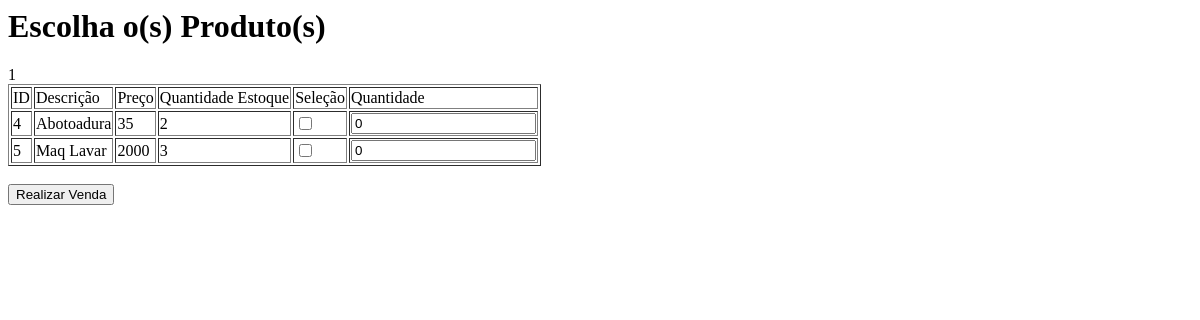
The app's page /tbVenda/formEscolheProduto.php, older data.
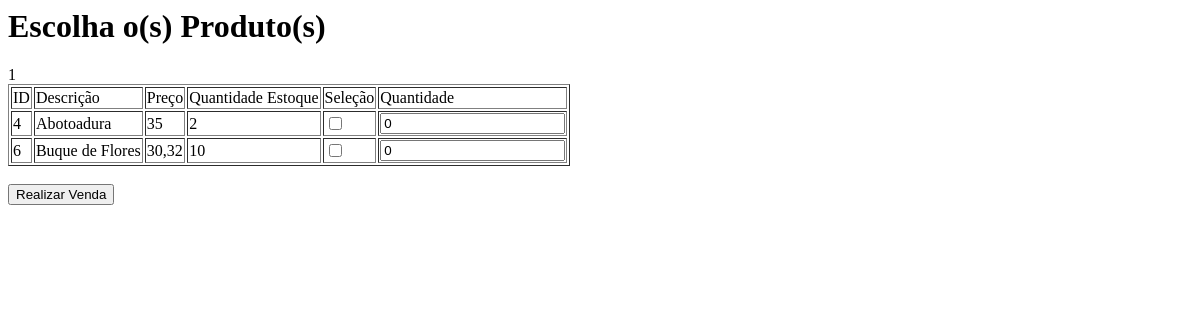
The same page, newer data.
### tables this page shows
CREATE TABLE `tbproduto` (
  `idProduto` int(6) NOT NULL AUTO_INCREMENT,
  `descricao` varchar(100) NOT NULL,
  `preco` varchar(6) NOT NULL,
  `qtdestoque` varchar(6) NOT NULL,
  PRIMARY KEY (`idProduto`)
);

### conexao.php (called while the page is built)
<?php
class Conexao{
    static function conectar(){
        $host="localhost";
        $user="root";
        $password="";
        $banco="dbMimo";
        $con=mysqli_connect($host,$user,$password,$banco);
        return $con;
   }
}
?>

### tbVenda/crudVenda.php (called while the page is built, shortened)
<?php
    require_once '../conexao.php';
    class CrudV{
    private $con;
    function __construct(){
        $this->con=Conexao::conectar();
    }
    function inserir(){
        $sql = "insert into tbVenda (dtVenda,cartaoBand,cartaoNum,idCliente) values ('".$_REQUEST["dtVenda"]."','".$_REQUEST["cartaoBand"]."','".$_REQUEST["cartaoNum"]."','".$_REQUEST["idCliente"]."')";
        if (mysqli_query($this->con, $sql)) {
            $last_id = mysqli_insert_id($this->con);
            return $last_id;
        } else {
            echo "Error: " . $sql . "<br>" . mysqli_error($this->con);
        }
    }
}
?>

### tbProduto/crudPro.php (called while the page is built, shortened)
<?php
require_once '../conexao.php';
class CrudP{
   private $con;
   function __construct(){
       $this->con=Conexao::conectar();
   }
   function listar(){
       $sql="select * from tbproduto";
       $query=mysqli_query($this->con, $sql);
       return $query;
   }
}

### tbVenda/formEscolheProduto.php (the view, shortened to what this page needs)
<html>
    <head>
    </head>
    <body>
        <h1> Escolha o(s) Produto(s)</h1>
        <?php
            require "crudVenda.php";
            $vend = new CrudV();
            $idVenda =$vend->inserir();
            echo $idVenda;
            require_once '../tbProduto/crudPro.php';
            $obj=new CrudP();
            $query=$obj->listar();
            echo "<form action='crudVenda.php' method='post'  enctype='multipart/form-data'>";
                echo "<table border=1>";
                echo "<tr>
                        <td>ID</td>
                        <td>Descrição</td>
                        <td>Preço</td>
                        <td>Quantidade Estoque</td>
                        <td>Seleção</td>
                        <td>Quantidade</td>
                    </tr>";
                echo "<tr>";
                $pos=0;
                while($array=mysqli_fetch_object($query)){
                    echo "<td>".$array->idProduto."</td>";
                    echo "<td>".$array->descricao."</td>";
                    echo "<td>".$array->preco."</td>";
                    echo "<td>".$array->qtdestoque."</td>";
                    echo "<td><input type='checkbox' name='produtos[]' value='".$array->idProduto."-".$pos."-".$array->preco."'></td> ";
                    echo "<td><input type='number' name='Quantidade[]' value='0'></td>
                    </tr>";
                    $pos++;
                }
                echo "<table>";
                echo "<br><input type='submit' value='Realizar Venda'>";
            echo "</form>";
        ?>
   </body>
</html>

Row changes from the older to the newer data that the page shows:
removed tbproduto: idProduto "5", descricao "Maq Lavar", preco "2000", qtdestoque "3"
added tbproduto: idProduto "6", descricao "Buque de Flores", preco "30,32", qtdestoque "10"
